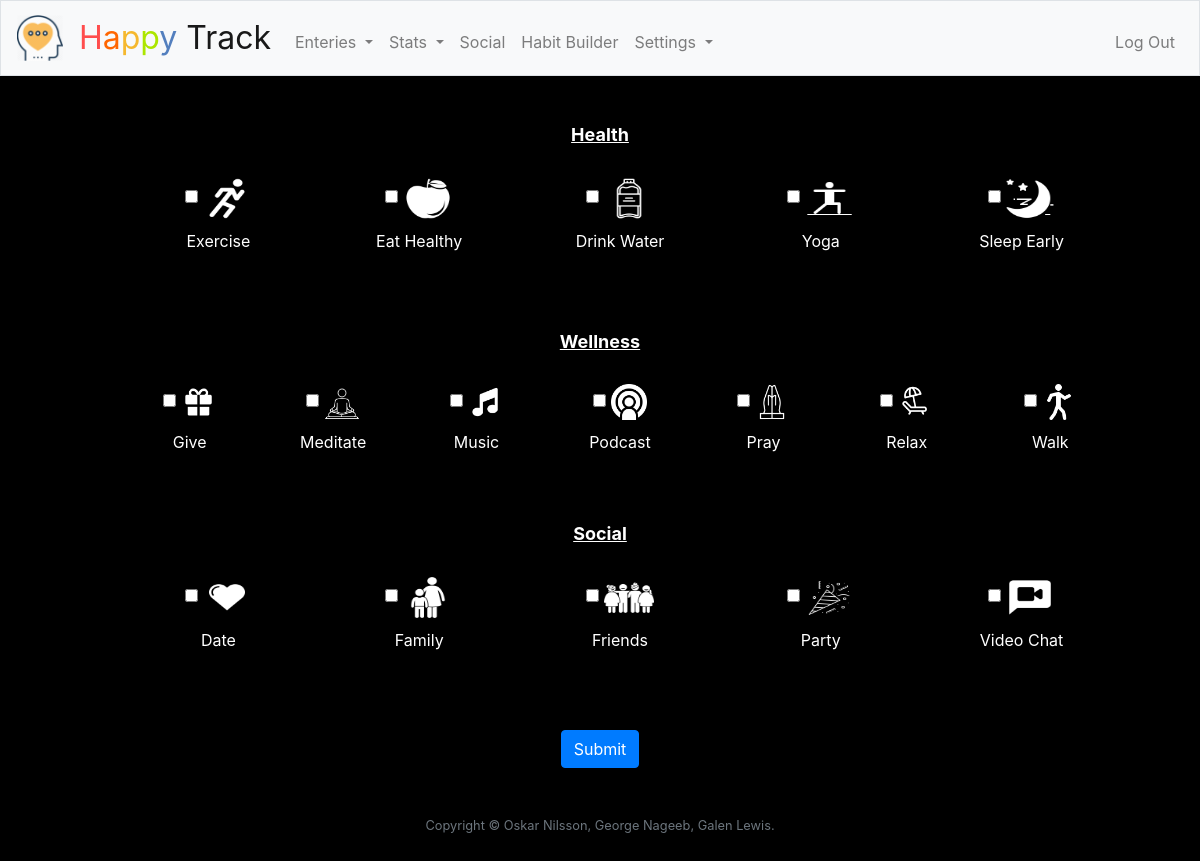
/activities (signed in), run on the app's committed database.
### tables this page shows
CREATE TABLE categories (category_id INTEGER NOT NULL, category_name TEXT NOT NULL, PRIMARY KEY(category_id));

CREATE TABLE activities(activity_id INTEGER NOT NULL, activity_name TEXT NOT NULL, category_id INTEGER NOT NULL, PRIMARY KEY(activity_id), FOREIGN KEY(category_id) REFERENCES categories(category_id));

### application.py (the view)
@app.route("/activities", methods=["GET", "POST"])
@login_required
def activities():
    entryID = request.args.get("id")
    userID = session["user_id"]
    if request.method == "POST":
        postedActivities = request.form.getlist("checked-activity")
        entry=request.form["submit-activity"]
        for activity in postedActivities:
            res = activity.split(",")
            activityID = int(res[0])
            categoryID = int(res[1])
            db.execute("Insert into activity_entry (user_id, activity_id,entry_id,category_id) values(?,?,?,?);",userID,activityID,entry,categoryID)
        return redirect(url_for('questions',id=entry))
    else:
        preferences = db.execute("SELECT preference_id from preferences where user_id = ?;", userID)
        activityImagePaths=[]
        activityCategoryTitles=[]
        activityTitles = []
        activities=[]
        activityIds=[]
        for index in range(0,len(preferences)):
            activities.append(db.execute("SELECT category_name,activity_name,activity_id,activities.category_id from activities JOIN categories ON activities.category_id = categories.category_id where categories.category_id=?;",preferences[index]["preference_id"]))
        for outerIndex in range(len(activities)):
            for item in range(0,len(activities[outerIndex])):
                category = activities[outerIndex][item]['category_name']
                if category not in activityCategoryTitles:
                    activityCategoryTitles.append(category)
                activity = activities[outerIndex][item]['activity_name']
                activityTitles.append(activity)
                id = str(activities[outerIndex][item]['activity_id'])+","+str(activities[outerIndex][item]['category_id'])
                activityIds.append(id)
                tmp = "/static/icons/"+category+"/"+activity+".png"
                activityImagePaths.append(tmp)
        length = len(activityImagePaths)
        return render_template("activities.html",len=length,activities=activityImagePaths,activityTitles=activityTitles,categoryTitles=activityCategoryTitles,categories=len(activityCategoryTitles),activityIds=activityIds,entryID=entryID)

### application.py (called while the page is built)
@app.after_request
def after_request(response):
    response.headers["Cache-Control"] = "no-cache, no-store, must-revalidate"
    response.headers["Expires"] = 0
    response.headers["Pragma"] = "no-cache"
    return response

### helpers.py (called while the page is built)
def login_required(f):
    @wraps(f)
    def decorated_function(*args, **kwargs):
        if session.get("user_id") is None:
            return redirect("/login")
        return f(*args, **kwargs)
    return decorated_function

### templates/activities.html (shortened to what this page needs)
{% extends "layout.html" %}
{% block main %}
        <form action="/activities" method="POST">
        {% if hasNoActivities %}
        <h1>You haven't set any preferences. Click the button below to go to the preferences page.</h1>
        <br>
        <button class="btn btn-primary" value="{{ entryID }}" type="Submit" name="set-preferences">Set Preferences</button>
        {% else %}
        {% for i in range(0,categories) %}
          <h1><u>{{ categoryTitles[i] }}</u></h1><br/>
          <ul style="display: inline-flex">
              {% for item in range(0,len) %}
                  {% if categoryTitles[i] not in  activities[item] %}
                  {% else %}
                    <li style="display: inline-block;">
                        <input  class="activity-input" type = "checkbox" value="{{ activityIds[item] }}" class="activity-btn" name="checked-activity" onclick="buttonFunction(this)" id="{{ activityIds[item] }}">
                        <i><img class="activity-img" src="{{ activities[item] }}"></img></i>
                        <label for="{{ activityIds[item] }}" style="text-align: center; padding-top: 0; color: white; display: block; border: none">{{ activityTitles[item] }}</label>
                    </li>
                  {% endif %}
              {% endfor %}
          </ul>
          <hr />
        {% endfor %}
        <button class="btn btn-primary" type="Submit" name="submit-activity" value="{{ entryID }}">Submit</button>
        {% endif %}
        </form>
{% endblock %}

### static/styles.css (style rules this page uses)
body { background-color: black; }
main img { max-width: 100%; background-color: black; }
.activity-img { width:25%; height:40%; background-color: black; }
h1 { color: white; font-size: large; font-weight: bold; }
ul { list-style-type: none; }
li { display: inline-block; }
label { border: 1px solid #fff; padding: 10px; display: block; position: relative; margin: 10px; cursor: pointer; -webkit-touch-callout: none; -webkit-user-select: none; -khtml-user-select: none; -moz-user-select: none; -ms-user-select: none; user-select: none; }
label::before { background-color: white; color: white; content: " "; display: block; border-radius: 50%; border: 1px solid grey; position: absolute; top: -5px; left: -5px; width: 25px; height: 25px; text-align: center; line-height: 28px; transition-duration: 0.4s; transform: scale(0); }
i { width:10%; height:10%; }
hr { color:gray; font-size:10px; }

### data on the page
categories: category_name "Health"
activities: activity_name "Exercise"
activities: activity_name "Eat Healthy"
activities: activity_name "Drink Water"
activities: activity_name "Yoga"
activities: activity_name "Sleep Early"
categories: category_name "Wellness"
activities: activity_name "Give"
activities: activity_name "Meditate"
activities: activity_name "Music"
activities: activity_name "Podcast"
activities: activity_name "Pray"
activities: activity_name "Relax"
activities: activity_name "Walk"
categories: category_name "Social"
activities: activity_name "Date"
activities: activity_name "Family"
activities: activity_name "Friends"
activities: activity_name "Party"
activities: activity_name "Video Chat"
